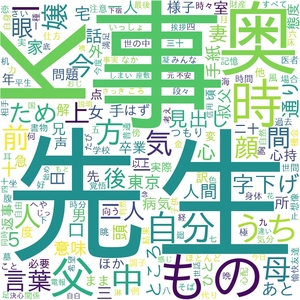
#> input picture ![](2024-03-28-22-53-51.png).png, 300 x 300 px
$ python -i masking.py   (imports and definitions only)
#> lines starting #> are read from the running program, lines starting #| are printed output that depends on the picture; after the words box and inside, x2 and y2 are one past the last pixel; in counts of white or black regions, pixels touching at a corner belong together
#> further down, picture is the input picture: shape (300, 300, 3); mean B, G, R 197.5, 215.1, 182.4
import cv2
import numpy as np


def masking(fg_img):
    # hsv変換
    hsv = cv2.cvtColor(fg_img, cv2.COLOR_BGR2HSV)
#> hsv: shape (300, 300, 3); mean H, S, V 70.9, 61.8, 217.8

    # 2値化
    bin_img = cv2.inRange(hsv, (0, 10, 0), (255, 255, 255))
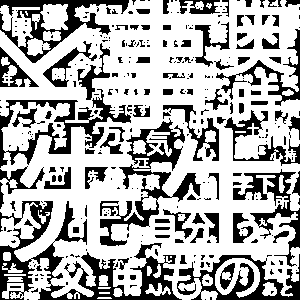
#> bin_img: shape (300, 300); 68.6% white; 312 black regions (213 under 20 px)

    # 輪郭抽出
    contours, _ = cv2.findContours(bin_img, cv2.RETR_EXTERNAL, cv2.CHAIN_APPROX_SIMPLE)
#> contours = 29 contours, 7 with area under 20; largest, box (x1, y1, x2, y2) and area: (0, 0, 300, 300) 67875, (215, 258, 260, 298) 1000, (40, 4, 68, 30) 552, (27, 38, 51, 56) 238, (43, 31, 61, 41) 135

    # 面積が最大の輪郭を取得する
    contour = max(contours, key=lambda x: cv2.contourArea(x))
#> contour = contour of 2727 points, box (x1, y1, x2, y2) (0, 0, 300, 300), area 67875

    # マスク画像を作成する。
    mask = np.zeros_like(bin_img)
    cv2.drawContours(mask, [contour], -1, color=255, thickness=-1)
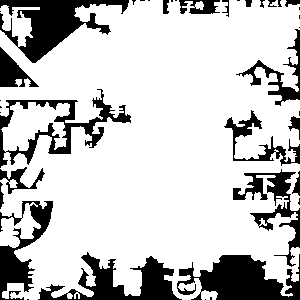
#> mask: shape (300, 300); 78.6% white; 39 black regions (19 under 20 px), largest, box (x1, y1, x2, y2) and area: (177, 254, 300, 300) 3376, (0, 0, 129, 63) 3335, (38, 252, 182, 300) 2704

    # マスク画像の白黒を反転させる
    mask = cv2.bitwise_not(mask)

    return mask

>>> import cv2
>>> picture = cv2.imread('../![](2024-03-28-22-53-51.png).png')
>>> result = masking(picture)
